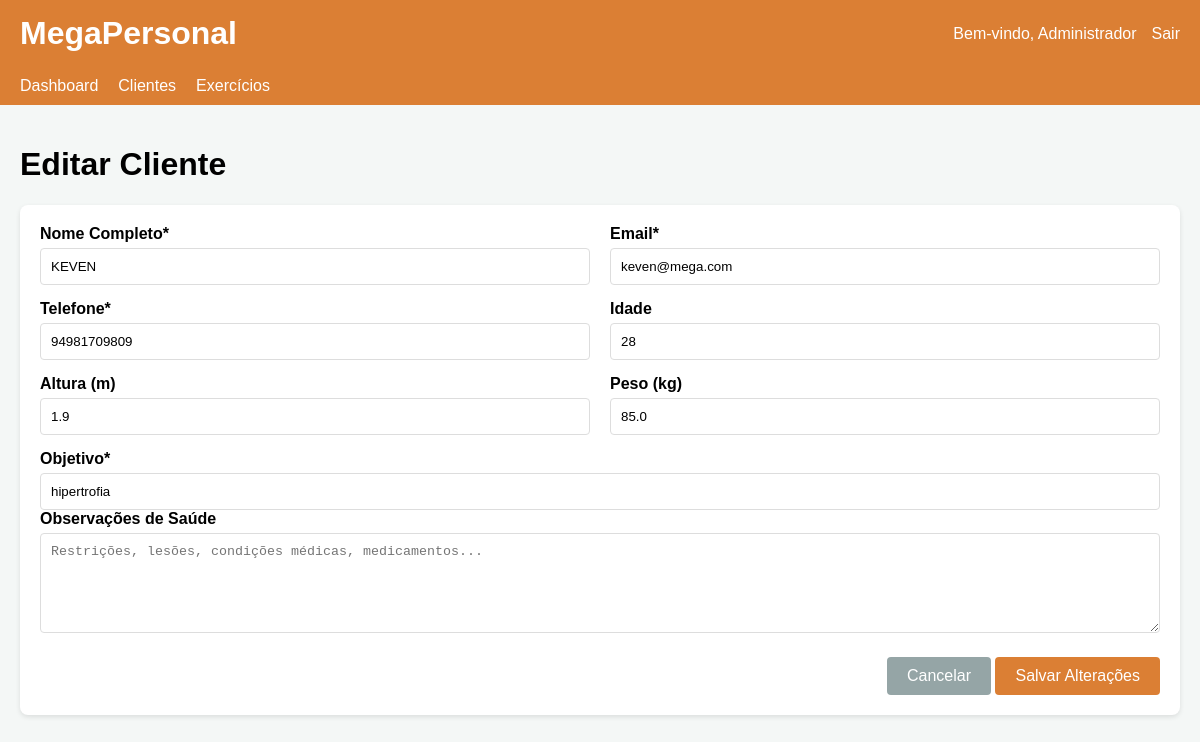
Page /client/edit/2 (signed in) on the committed database.
### app.py (models this page shows)
class Client(db.Model):
    id = db.Column(db.Integer, primary_key=True)
    name = db.Column(db.String(100), nullable=False)
    email = db.Column(db.String(100), nullable=False)
    phone = db.Column(db.String(20))
    age = db.Column(db.Integer)
    height = db.Column(db.Float)
    weight = db.Column(db.Float)
    goal = db.Column(db.String(200))
    health_notes = db.Column(db.Text)
    registration_date = db.Column(db.DateTime, default=datetime.utcnow)
    trainer_id = db.Column(db.Integer, db.ForeignKey('trainer.id'), nullable=False)
    workouts = db.relationship('Workout', backref='client', lazy=True)
    assessments = db.relationship('Assessment', backref='client', lazy=True)

### app.py (the view, shortened to what this page needs)
@app.route('/client/edit/<int:client_id>', methods=['GET', 'POST'])
def client_edit(client_id):
    if 'trainer_id' not in session:
        return redirect(url_for('login'))
    client = Client.query.get_or_404(client_id)
    if client.trainer_id != session['trainer_id']:
        return redirect(url_for('clients'))
    return render_template('client_edit.html', client=client)

### templates/client_edit.html (shortened to what this page needs)
<!DOCTYPE html>
<html lang="pt-br">
<head>
</head>
<body>
    <header>
        <div class="header-content">
            <div class="logo">
                <h1>MegaPersonal</h1>
            </div>
            <div class="user-info">
                <span>Bem-vindo, {{ session.get('trainer_name', 'Treinador') }}</span>
                <a href="{{ url_for('logout') }}">Sair</a>
            </div>
        </div>
    </header>
    <nav class="navbar">
        <ul class="nav-links">
            <li><a href="{{ url_for('dashboard') }}">Dashboard</a></li>
            <li><a href="{{ url_for('client_list') }}">Clientes</a></li>
            <li><a href="{{ url_for('exercises') }}">Exercícios</a></li>
        </ul>
    </nav>
    <div class="container">
        <div class="page-header">
            <h1>Editar Cliente</h1>
        </div>
        <div class="form-container">
            <form id="editClientForm" method="POST" action="{{ url_for('client_edit', client_id=client.id) }}">
                <div class="form-row">
                    <div class="form-group">
                        <label for="name">Nome Completo*</label>
                        <input type="text" id="name" name="name" value="{{ client.name }}" required>
                    </div>
                    <div class="form-group">
                        <label for="email">Email*</label>
                        <input type="email" id="email" name="email" value="{{ client.email }}" required>
                    </div>
                </div>
                <div class="form-row">
                    <div class="form-group">
                        <label for="phone">Telefone*</label>
                        <input type="tel" id="phone" name="phone" value="{{ client.phone }}" required>
                    </div>
                    <div class="form-group">
                        <label for="age">Idade</label>
                        <input type="number" id="age" name="age" min="0" max="120" value="{{ client.age or '' }}">
                    </div>
                </div>
                <div class="form-row">
                    <div class="form-group">
                        <label for="height">Altura (m)</label>
                        <input type="number" id="height" name="height" min="0" max="3" step="0.01" value="{{ client.height|round(2) if client.height else '' }}" placeholder="Ex: 1.75">
                    </div>
                    <div class="form-group">
                        <label for="weight">Peso (kg)</label>
                        <input type="number" id="weight" name="weight" min="0" max="500" step="0.1" value="{{ client.weight|round(1) if client.weight else '' }}">
                    </div>
                </div>
                <div class="form-group">
                    <label for="goal">Objetivo*</label>
                    <input type="text" id="goal" name="goal" value="{{ client.goal }}" required placeholder="Ex: Perda de peso, hipertrofia, condicionamento...">
                </div>
                <div class="form-group">
                    <label for="health_notes">Observações de Saúde</label>
                    <textarea id="health_notes" name="health_notes" placeholder="Restrições, lesões, condições médicas, medicamentos...">{{ client.health_notes }}</textarea>
                </div>
                <div class="button-container">
                    <a href="{{ url_for('client_detail', client_id=client.id) }}" class="button secondary">Cancelar</a>
                    <button type="submit" class="button">Salvar Alterações</button>
                </div>
            </form>
        </div>
    </div>
</body>
</html>

### templates/client_edit.html (style rules this page uses)
body { font-family: 'Arial', sans-serif; background-color: #f4f7f6; margin: 0; padding: 0; }
.container { max-width: 1200px; margin: 0 auto; padding: 20px; }
header { background-color: #db7f34; color: white; padding: 15px 0; box-shadow: 0 2px 5px rgba(0,0,0,0.1); }
.header-content { display: flex; justify-content: space-between; align-items: center; max-width: 1200px; margin: 0 auto; padding: 0 20px; }
.logo h1 { margin: 0; }
.user-info { display: flex; align-items: center; }
.user-info a { color: white; text-decoration: none; margin-left: 15px; }
.navbar { background-color: #db7f34; padding: 10px 0; }
.nav-links { display: flex; list-style: none; margin: 0; padding: 0 20px; max-width: 1200px; margin: 0 auto; }
.nav-links li { margin-right: 20px; }
.nav-links a { color: white; text-decoration: none; padding: 5px 0; }
.page-header { margin-bottom: 20px; }
.form-container { background-color: white; border-radius: 8px; box-shadow: 0 2px 5px rgba(0,0,0,0.1); padding: 20px; margin-bottom: 20px; }
.form-row { display: flex; gap: 20px; margin-bottom: 15px; }
.form-group { flex: 1; }
label { display: block; margin-bottom: 5px; font-weight: bold; }
input[type="text"], input[type="email"], input[type="tel"], input[type="number"], textarea, select { width: 100%; padding: 10px; border: 1px solid #ddd; border-radius: 4px; box-sizing: border-box; }
textarea { min-height: 100px; }
.button-container { margin-top: 20px; text-align: right; }
.button { background-color: #db7f34; color: white; border: none; padding: 10px 20px; border-radius: 4px; cursor: pointer; font-size: 16px; text-decoration: none; display: inline-block; }
.button.secondary { background-color: #95a5a6; }

### rows in the picture
Client: name "KEVEN", email "keven@mega.com", phone "94981709809", age "28", height "1.9", weight "85.0", goal "hipertrofia"

### other values in the picture
{{ session.get('trainer_name', 'Treinador') }} "Administrador"
